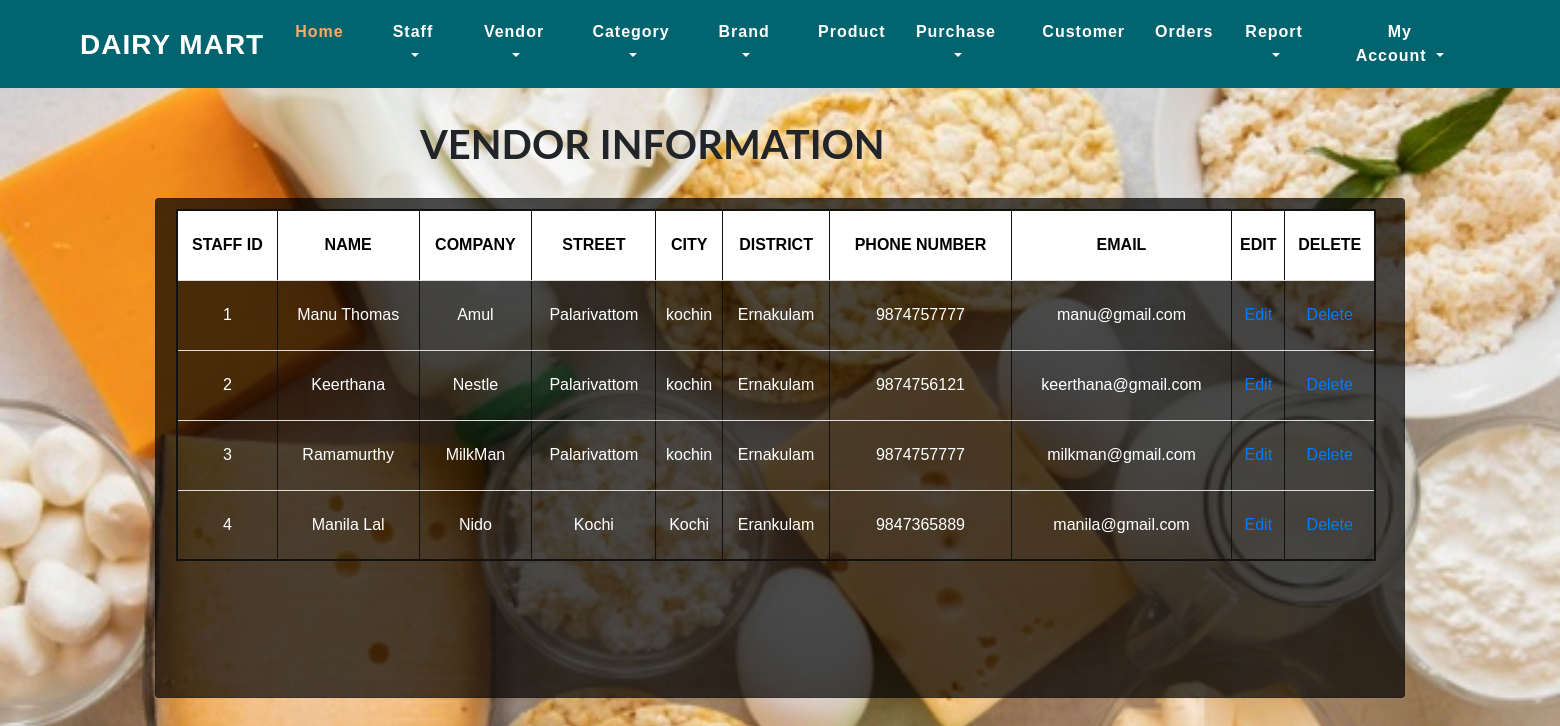
The page /admin/view_vendor.php on the database its author committed.
### tables this page shows
CREATE TABLE `tbl_purchase_master` (
  `pur_id` int(50) NOT NULL,
  `vendor_name` varchar(50) NOT NULL,
  `vendor_cmpny` varchar(50) NOT NULL,
  `v_street` varchar(50) NOT NULL,
  `v_city` varchar(50) NOT NULL,
  `v_district` varchar(50) NOT NULL,
  `vendor_ph` bigint(10) NOT NULL,
  `vendor_email` varchar(50) NOT NULL,
  `pincode` varchar(15) NOT NULL,
  `jdate` date NOT NULL
);

### shares/db/mydatabase.inc (called while the page is built, shortened)
<?php
	function getDatas($sql){
		$dt = mysql_query($sql);
		$table = array();
		$rno = mysql_num_rows($dt);
		$cno = mysql_num_fields($dt);
		for($i=0;$i<$rno;$i++){
			$row = mysql_fetch_array($dt);
			for($j=0;$j<$cno;$j++){
				$table[$i][$j] = $row[$j];
			}
		}
		return $table;
	}
?>

### admin/view_vendor.php (the view, shortened to what this page needs)
<?php include_once("../shares/db/mydatabase.inc");
include_once("top.php");
  ?>
 <head>
 </head>
 <h1 style="position:relative;left:420px;top:120px;">VENDOR INFORMATION</h1>
<div class="card">
				<table border="1" style="position:relative;width:1200px;left:20px;top:10px;">
					<thead>
						<tr>
							<th>STAFF ID</th>
                            <th>NAME</th>
                            <th>COMPANY</th>
                            <th>STREET</th>
                            <th>CITY</th>
                            <th>DISTRICT</th>
                            <th>PHONE NUMBER</th>
                            <th>EMAIL</th>
                            <th>EDIT</th>
                            <th>DELETE</th>
				       </tr>
					</thead>
					<?php
					$sql="select * from tbl_purchase_master";
					$tbl=getDatas($sql);
					for($i=0;$i<count($tbl);$i++)
					{
					?>
					<tbody><tr >
						<td><?php echo $tbl[$i][0];?></td>
						<td><?php echo $tbl[$i][1];?></td>
                        <td><?php echo $tbl[$i][2];?></td>
                        <td><?php echo $tbl[$i][3];?></td>
                        <td><?php echo $tbl[$i][4];?></td>
                        <td><?php echo $tbl[$i][5];?></td>
                        <td><?php echo $tbl[$i][6];?></td>
                        <td><?php echo $tbl[$i][7];?></td>
                        <td><a href="edit_vendor.php?id=<?php echo $tbl[$i][0];?>"class="ss" >Edit</a></td>
                        <td><a href="?id=<?php echo $tbl[$i][0];?>"class="ss" >Delete</a></td>
					<?php
					}
					?>
					</tbody>
				</table>
		</div>

### temp/css/style.css (style rules this page uses)
body { margin: 0; font-family: 'Montserrat', sans-serif; background: #fff; }
body a, .slider-info a { transition: 0.5s all; -webkit-transition: 0.5s all; -moz-transition: 0.5s all; -o-transition: 0.5s all; -ms-transition: 0.5s all; text-decoration: none; outline: none; }
h1, h2, h3, h4, h5, h6 { margin: 0; font-family: 'Lato', sans-serif; font-weight:700; }

### admin/view_vendor.php (style rules this page uses)
table { border: 2px solid #111; border-radius: 1em; width: 100%; margin-left:0px; }
th { background-color:white; color: black; height: 50px; }
tr { height: 70px; border-bottom: 1px solid #ddd; }
body { background:url(../img/milk3.jpg) no-repeat top fixed ; background-size:cover; }
td { color: white; }
.card { box-sizing: border-box; background: rgba(0,0,0,0.7); top:150px; width:1250px; height:500px; margin: auto; text-align: center; font-family: arial; }

### rows shown on the page
tbl_purchase_master: pur_id "1", vendor_name "Manu Thomas", vendor_cmpny "Amul", v_street "Palarivattom", v_city "kochin", v_district "Ernakulam", vendor_ph "9874757777", vendor_email "manu@gmail.com"
tbl_purchase_master: pur_id "2", vendor_name "Keerthana", vendor_cmpny "Nestle", v_street "Palarivattom", v_city "kochin", v_district "Ernakulam", vendor_ph "9874756121", vendor_email "keerthana@gmail.com"
tbl_purchase_master: pur_id "3", vendor_name "Ramamurthy", vendor_cmpny "MilkMan", v_street "Palarivattom", v_city "kochin", v_district "Ernakulam", vendor_ph "9874757777", vendor_email "milkman@gmail.com"
tbl_purchase_master: pur_id "4", vendor_name "Manila Lal", vendor_cmpny "Nido", v_street "Kochi", v_city "Kochi", v_district "Erankulam", vendor_ph "9847365889", vendor_email "manila@gmail.com"
